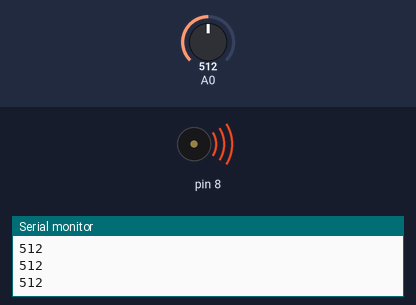
A sketch run on a simulated Arduino Uno, built with avr-gcc and run on an emulated ATmega328P. Shown: buzzer (waves = sounding), the last lines printed to the serial monitor. The test bench sets the inputs (shaded band); at power-on: A0 = 512.

Above: at 1.2 s.
1.3 s: A0 set to 489
At 2.5 s:
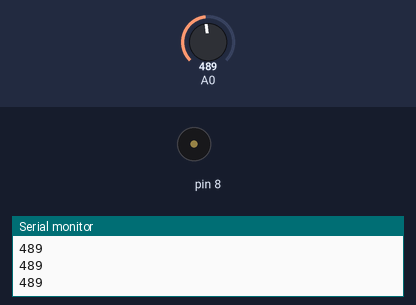
2.8 s: A0 set to 511
At 3.8 s:
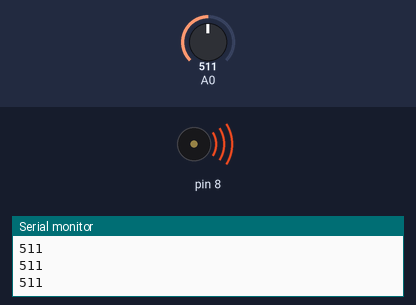
4.3 s: A0 set to 495
At 4.9 s:
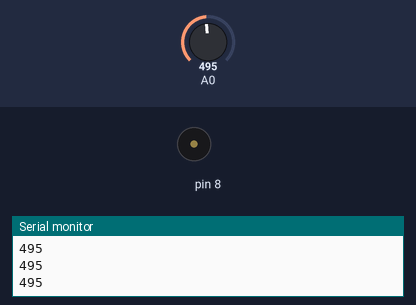
Timing chart, 0 to 7.3 s (numbered marks = the images above; inputs shaded):
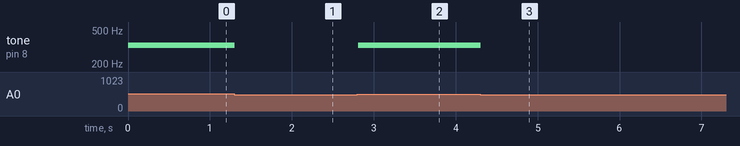

The sketch:

prod7_keyboard.ino
```cpp
int buttons[6];
int notes[] = {262, 294, 330, 349};


void setup() {
  buttons[0] = 2;
  Serial.begin(9600);
}


void loop() {
  int keyVal = analogRead(A0);
  Serial.println(keyVal);
  noTone(9);


  if(keyVal == 1023) {
    tone(8, notes[0]);
  }
  else if(keyVal >= 990 && keyVal <= 1010){
    tone(8, notes[1]);
  }
  else if(keyVal >= 505 && keyVal <= 515){
    tone(8, notes[2]);
  }
  else if(keyVal >= 900 && keyVal <= 1023){
    tone(8, notes[3]);
  }
  else{
    noTone(8);
  }

}
```

Measured:
- the behaviour switches between 505 and 504 on A0 (found by bisection; images 0 and 1)
- after the input at 1.3 s, tone on pin 8: 330 Hz → silent at once
- after the input at 2.8 s, tone on pin 8: silent → 330 Hz at once
- after the input at 4.3 s, tone on pin 8: 330 Hz → silent at once
